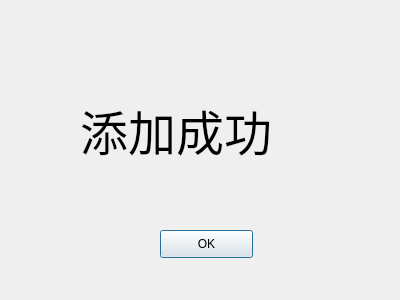
<?xml version="1.0" encoding="UTF-8"?>
<ui version="4.0">
 <class>Sure</class>
 <widget class="QDialog" name="Sure">
  <property name="geometry">
   <rect>
    <x>0</x>
    <y>0</y>
    <width>400</width>
    <height>300</height>
   </rect>
  </property>
  <property name="windowTitle">
   <string>Dialog</string>
  </property>
  <widget class="QLabel" name="label">
   <property name="geometry">
    <rect>
     <x>80</x>
     <y>80</y>
     <width>251</width>
     <height>101</height>
    </rect>
   </property>
   <property name="font">
    <font>
     <family>方圆卡通POP字</family>
     <pointsize>36</pointsize>
    </font>
   </property>
   <property name="text">
    <string>添加成功</string>
   </property>
  </widget>
  <widget class="QPushButton" name="pushButton">
   <property name="geometry">
    <rect>
     <x>160</x>
     <y>230</y>
     <width>93</width>
     <height>28</height>
    </rect>
   </property>
   <property name="text">
    <string>OK</string>
   </property>
  </widget>
 </widget>
 <resources/>
 <connections/>
</ui>
